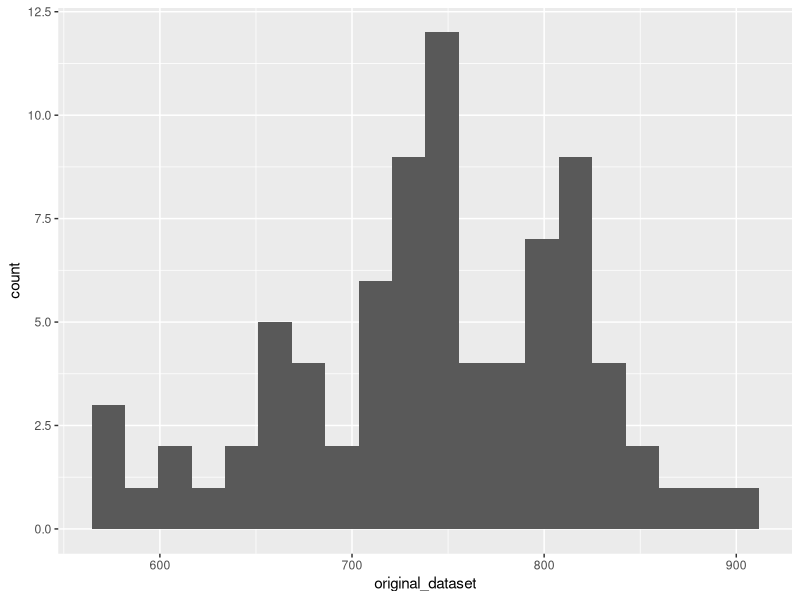
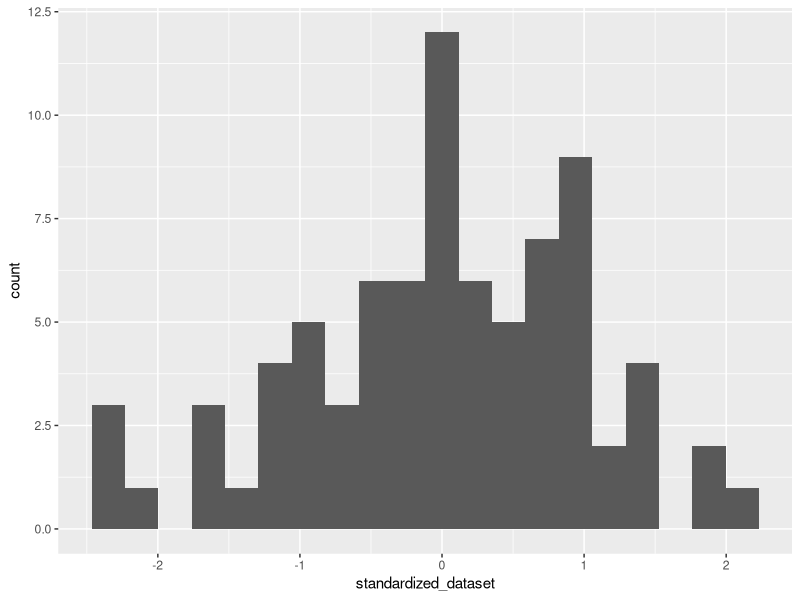

Write R code to recreate these figures, in order.
## ---- chunk 1
options(scipen=999)
library(tidyverse)
library(knitr)
## ---- chunk 2
original_dataset <- c(567.45, 572.45, 572.45, 589.12, 613.87, 615.78, 628.45, 644.87, 650.45, 652.20, 656.87, 661.45, 666.45, 667.70, 668.95, 675.28, 675.78, 685.53, 694.28, 697.62, 705.78, 705.87, 708.12, 711.03, 714.03, 716.03, 722.28, 728.12, 728.70, 729.03, 730.12, 731.95, 735.03, 736.95, 737.37, 738.28, 739.78, 740.62, 743.62, 747.20, 748.20, 748.28, 748.53, 750.03, 752.12, 754.70, 755.03, 758.37, 760.53, 764.03, 769.28, 775.45, 781.20, 781.70, 785.62, 792.78, 793.37, 795.28, 797.62, 798.95, 799.70, 799.95, 810.87, 811.53, 813.62, 814.03, 814.78, 817.87, 818.87, 820.70, 821.12, 825.62, 828.62, 841.45, 842.03, 842.87, 849.62, 874.70, 878.78, 897.45)

ggplot(mapping = aes(original_dataset)) +
  geom_histogram(bins = 20)
## ---- chunk 3
mean <- mean(original_dataset)
standard_deviation <- sd(original_dataset)

mean
standard_deviation
## ---- chunk 4
standardized_dataset <- (original_dataset-mean)/standard_deviation

standardized_dataset
## ---- chunk 5
new_mean <- mean(standardized_dataset)
new_standard_deviation <- sd(standardized_dataset)

round(new_mean)
round(new_standard_deviation)
## ---- chunk 6
ggplot(mapping = aes(standardized_dataset)) +
  geom_histogram(bins = 20)
## ---- chunk 7
dataScientist_salaries <- c(117313, 104002, 113038, 101936, 84560, 113136, 80740, 100536, 105052, 87201, 91986, 94868, 90745, 102848, 85927, 112276, 108637, 96818, 92307, 114564, 109714, 108833, 115295, 89279, 81720, 89344, 114426, 90410, 95118, 113382)

std_dev <- 15000
## ---- chunk 8
salary_mean <- mean(dataScientist_salaries)
salary_mean
## ---- chunk 9
# 95% Confidence Interval, z0.025
pnorm(1.96)
## ---- chunk 10
# 99% Confidence Interval, z 0.005
qnorm(0.995)
## ---- chunk 11
z <- qnorm(0.95)
z
## ---- chunk 12
confidence <- 90

z <- round(qnorm(1-(1-(confidence/100))/2), 2)
## ---- chunk 13
lower_int <- round(salary_mean - z*(std_dev/sqrt(30)))

upper_int <- round(salary_mean + z*(std_dev/sqrt(30)))
## ---- chunk 14
t_dataset <- c(78000, 90000, 75000, 117000, 105000, 96000, 89500, 102300, 80000)
## ---- chunk 15
t_mean <- mean(t_dataset)
t_sd <- sd(t_dataset)
## ---- chunk 16
# Find df with R
t_df <- length(t_dataset)-1
t_df
## ---- chunk 17
# Getting the t-statistic
# 99% confidence interval
t_value <- round(qt(1-0.01/2, t_df), 2)
t_value
## ---- chunk 18
lower_int <- round(t_mean - t_value*(t_sd/sqrt(length(t_dataset))))

upper_int <- round(t_mean + t_value*(t_sd/sqrt(length(t_dataset))))
## ---- chunk 19
subject <- c(1:10)
weight_before <- c(228.58, 244.01, 262.46, 224.32, 202.14, 246.98, 195.86, 231.88, 243.32, 266.74)
weight_after <- c(204.74, 223.95, 232.94, 212.04, 191.74, 233.47, 177.60, 213.85, 218.85, 236.86)

weight_loss_df <- data.frame(subject, weight_before, weight_after)
kable(weight_loss_df)
## ---- chunk 20
df <- weight_loss_df %>% 
  mutate("difference" = weight_after-weight_before)

kable(df)
## ---- chunk 21
# Calculating the mean and standard deviation
mean <- mean(df$difference)
sd <- sd(df$difference)

# Finding the t-statistic for a 95% confidence interval
t_value <- qt(1-0.05/2, length(df)-1)

# Calculating the confidence interval
lower_limit <- mean-t_value*(sd/sqrt(10))
upper_limit <- mean+t_value*(sd/sqrt(10))
## ---- chunk 22
# Creating a helper function to avoid redundant typing
find_lower_CI <- function(c) {
  round(mean-(qt(1-(1-(c/100))/2, length(df)-1))*(sd/sqrt(10)), 2)
}

find_upper_CI <- function(c) {
  round(mean+(qt(1-(1-(c/100))/2, length(df)-1))*(sd/sqrt(10)), 2)
}

# Putting the CIs in a dataframe
CI <- c("Lower Int", "Upper Int")
T90 <- c(find_lower_CI(90), find_upper_CI(90))
T95 <- c(find_lower_CI(95), find_upper_CI(95))
T99 <- c(find_lower_CI(99), find_upper_CI(99))

kable(data.frame(CI, T90, T95, T99))
## ---- chunk 23
# Dataset
ny_apple <- c(3.80, 3.76, 3.87, 3.99, 4.02, 4.25, 4.13, 3.98, 3.99, 3.62)
la_apple <- c(3.02, 3.22, 3.24, 3.02, 3.06, 3.15, 3.81, 3.44) 
## ---- chunk 24
# Find mean, standard deviation, variance
ny_mean <- mean(ny_apple)
ny_sd <- sd(ny_apple)
ny_var <- var(ny_apple)
la_mean <- mean(la_apple)
la_sd <- sd(la_apple)
la_var <- var(la_apple)
ny_len <- length(ny_apple)
la_len <- length(la_apple)

# Pooled Variance
s2p <- ((ny_var*(ny_len-1))+(la_var*(la_len-1)))/(ny_len+la_len-2)


# Find t-values
t_90 <- round(qt(1-(1-(90/100))/2, ny_len+la_len-2), 2)
t_95 <- round(qt(1-(1-(95/100))/2, ny_len+la_len-2), 2)

# Calculate CI
lower_int <- round((ny_mean-la_mean)-t_90*sqrt((s2p/ny_len)+(s2p/la_len)), 2)
upper_int <- round((ny_mean-la_mean)+t_90*sqrt((s2p/ny_len)+(s2p/la_len)), 2)
## ---- chunk 25
# Dataset
index <- c("Sample Size", "Sample Mean", "Population Std")
engineering <- c(100, 58, 10)
management <- c(70, 65, 5)
difference <- c(NA, -7, 1.16)

data <- data.frame(index, engineering, management, difference)
data
## ---- chunk 26
# Find z-value
z_value <- round(qnorm(1-(1-(99/100))/2), 2)

# Calculate CI
lower_int <- round(data$difference[2]-z_value*sqrt((data$engineering[3]^2/data$engineering[1])+(data$management[3]^2/data$management[1])), 2)
upper_int <- round(data$difference[2]+z_value*sqrt((data$engineering[3]^2/data$engineering[1])+(data$management[3]^2/data$management[1])), 2)
